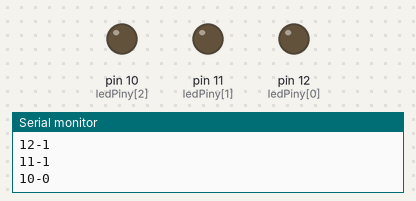
The sketch below on a simulated Arduino Uno, built with avr-gcc and run on an emulated ATmega328P. On the bench: output pins drawn as LEDs (lit = HIGH), the last lines printed to the serial monitor. Random numbers use the default seed unless the sketch sets one.

Above: at 0.1 s.
At 10.7 s:
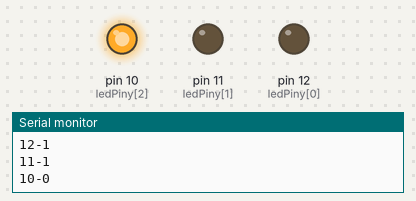
At 13.8 s:
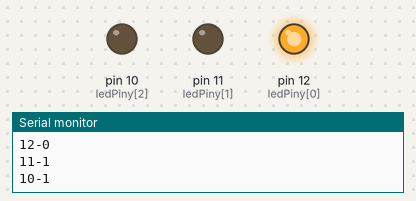
At 20.2 s:
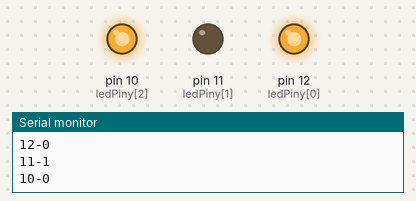
At 21.7 s:
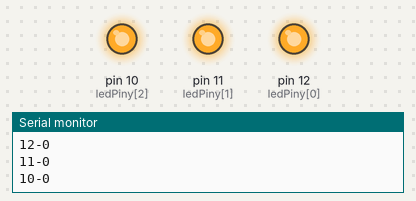
At 29.4 s:
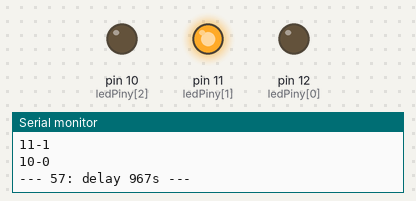
Timing chart, 0 to 40.0 s (numbered marks = the images above):
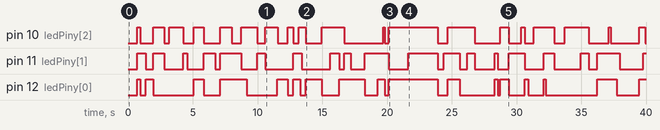

Measured:
- by itself, pin 10 (ledPiny[2]): LOW → HIGH at 0.71 s, → LOW 0.23 s later, → HIGH 1.0 s later, → LOW 0.83 s later, … (38 changes in this stretch)
- by itself, pin 11 (ledPiny[1]): LOW → HIGH at 0.71 s, → LOW 0.66 s later, → HIGH 0.59 s later, → LOW 0.83 s later, … (37 changes in this stretch)
- by itself, pin 12 (ledPiny[0]): LOW → HIGH at 0.71 s, → LOW 0.23 s later, → HIGH 0.42 s later, → LOW 0.59 s later, … (33 changes in this stretch)

The sketch:

cv9b.ino
```cpp
int ledPiny[] = {12, 11, 10};
int pocetPinu = 3;
int p = 0;

void setup() {
  // put your setup code here, to run once:
  for (int i = 0; i < pocetPinu; i++)
    pinMode(ledPiny[i], OUTPUT);

  Serial.begin(9600);
}

void loop() {
  // put your main code here, to run repeatedly:
  //while (!Serial) {
  //
  //}
  p++;
  int randDelay = random(100, 1000);
    Serial.println("--- " + String(p) + ": delay " + String(randDelay) + "s ---");
  int randPin = 0;
  for (int i = 0; i < pocetPinu; i++){
    randPin = random(0, 2);
    if (randPin == 1)
      digitalWrite(ledPiny[i], LOW);
      Serial.println(String(ledPiny[i]) + "-" + String(randPin));
  }
  delay(randDelay);
  for (int i = 0; i < pocetPinu; i++){
    digitalWrite(ledPiny[i], HIGH);
  }
}

/*
 Další řešení - pulzující na analogu
 ====
 int i = 0;
  int a = 0;
  while(i<512){
    i++;
    for(a=0;a<pocetPinu;a++){
      analogWrite(ledPiny[a],  abs(((i-a*(255/pocetPinu))%255)-256) );
    }
    delay(10);
  }

  Další řešení půjezdu rozsvicení diod
  ====
  for (int i = -diodesCount; i < (diodesCount - 1); i++) {
    int j = abs(i);
    digitalWrite(diodes[j], HIGH);
    delay(100);
    digitalWrite(diodes[j], LOW);
  }
*/
```
